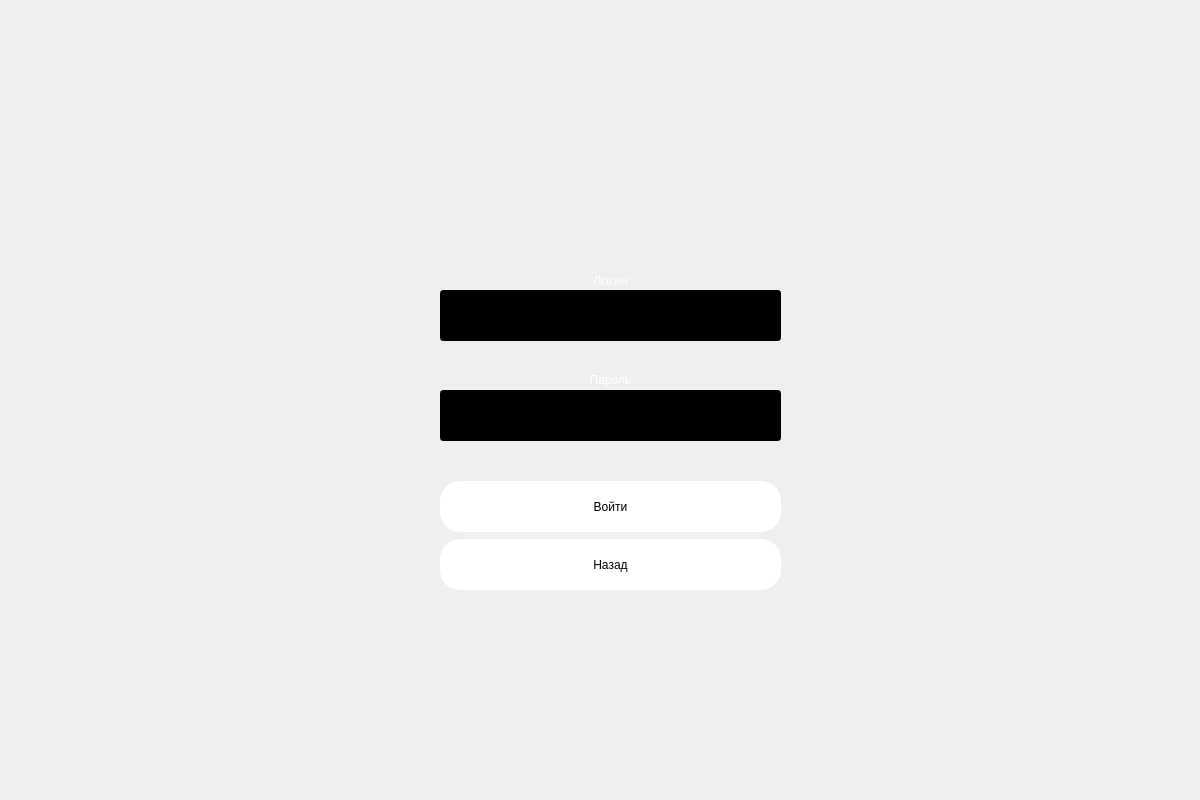
<?xml version="1.0" encoding="UTF-8"?>
<ui version="4.0">
 <class>Dialog</class>
 <widget class="QDialog" name="Dialog">
  <property name="geometry">
   <rect>
    <x>0</x>
    <y>0</y>
    <width>1200</width>
    <height>800</height>
   </rect>
  </property>
  <property name="windowTitle">
   <string>Dialog</string>
  </property>
  <widget class="QWidget" name="bgwidget" native="true">
   <property name="geometry">
    <rect>
     <x>0</x>
     <y>0</y>
     <width>1201</width>
     <height>801</height>
    </rect>
   </property>
   <property name="styleSheet">
    <string notr="true">QWidget#bgwidget{

background-image: url(C:/Projects/Python/Course/Course/assets/militarybcnd.png)
}</string>
   </property>
   <widget class="QLineEdit" name="loginfield">
    <property name="geometry">
     <rect>
      <x>440</x>
      <y>290</y>
      <width>341</width>
      <height>51</height>
     </rect>
    </property>
    <property name="styleSheet">
     <string notr="true">color:rgb(255,255,255);
background-color:rgb(0,0,0);
font: 12pt &quot;MS Shell Dlg 2&quot;;</string>
    </property>
   </widget>
   <widget class="QLineEdit" name="passwordfield">
    <property name="geometry">
     <rect>
      <x>440</x>
      <y>390</y>
      <width>341</width>
      <height>51</height>
     </rect>
    </property>
    <property name="styleSheet">
     <string notr="true">color:rgb(255,255,255);
background-color:rgb(0,0,0);
font: 12pt &quot;MS Shell Dlg 2&quot;;</string>
    </property>
   </widget>
   <widget class="QLabel" name="label_3">
    <property name="geometry">
     <rect>
      <x>440</x>
      <y>270</y>
      <width>341</width>
      <height>20</height>
     </rect>
    </property>
    <property name="font">
     <font>
      <family>MS Shell Dlg 2</family>
      <pointsize>10</pointsize>
      <italic>false</italic>
      <bold>false</bold>
     </font>
    </property>
    <property name="styleSheet">
     <string notr="true">font: 10pt &quot;MS Shell Dlg 2&quot;;
color:rgb(255,255,255);
</string>
    </property>
    <property name="text">
     <string>Логин</string>
    </property>
    <property name="alignment">
     <set>Qt::AlignCenter</set>
    </property>
   </widget>
   <widget class="QLabel" name="label_4">
    <property name="geometry">
     <rect>
      <x>440</x>
      <y>370</y>
      <width>341</width>
      <height>20</height>
     </rect>
    </property>
    <property name="styleSheet">
     <string notr="true">color:rgb(255,255,255);
font: 10pt &quot;MS Shell Dlg 2&quot;;
text-align: center;</string>
    </property>
    <property name="text">
     <string>Пароль</string>
    </property>
    <property name="alignment">
     <set>Qt::AlignCenter</set>
    </property>
   </widget>
   <widget class="QLabel" name="error">
    <property name="geometry">
     <rect>
      <x>440</x>
      <y>456</y>
      <width>341</width>
      <height>20</height>
     </rect>
    </property>
    <property name="styleSheet">
     <string notr="true">font: 12pt &quot;MS Shell Dlg 2&quot;; color:red;</string>
    </property>
    <property name="text">
     <string/>
    </property>
   </widget>
   <widget class="QWidget" name="verticalLayoutWidget">
    <property name="geometry">
     <rect>
      <x>440</x>
      <y>480</y>
      <width>343</width>
      <height>111</height>
     </rect>
    </property>
    <layout class="QVBoxLayout" name="verticalLayout">
     <item>
      <widget class="QPushButton" name="login">
       <property name="sizePolicy">
        <sizepolicy hsizetype="Minimum" vsizetype="Fixed">
         <horstretch>34</horstretch>
         <verstretch>0</verstretch>
        </sizepolicy>
       </property>
       <property name="minimumSize">
        <size>
         <width>341</width>
         <height>51</height>
        </size>
       </property>
       <property name="maximumSize">
        <size>
         <width>341</width>
         <height>51</height>
        </size>
       </property>
       <property name="styleSheet">
        <string notr="true">border-radius:20px;
background-color: rgb(255, 255, 255);
font: 14pt &quot;MS Shell Dlg 2&quot;;</string>
       </property>
       <property name="text">
        <string>Войти</string>
       </property>
      </widget>
     </item>
     <item>
      <widget class="QPushButton" name="back">
       <property name="minimumSize">
        <size>
         <width>341</width>
         <height>51</height>
        </size>
       </property>
       <property name="maximumSize">
        <size>
         <width>341</width>
         <height>51</height>
        </size>
       </property>
       <property name="styleSheet">
        <string notr="true">border-radius:20px;
background-color: rgb(255, 255, 255);
font: 14pt &quot;MS Shell Dlg 2&quot;;</string>
       </property>
       <property name="text">
        <string>Назад</string>
       </property>
      </widget>
     </item>
    </layout>
   </widget>
  </widget>
 </widget>
 <resources/>
 <connections/>
</ui>
